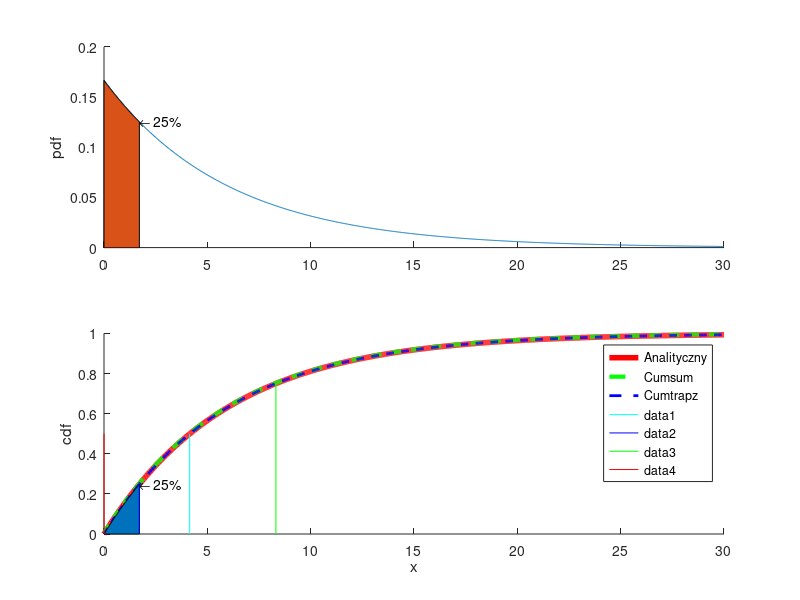

Write MATLAB code to recreate this figure.
f = @(x)exp(-x/6)

Cquadgk = 1/quadgk(f, 0, Inf)

x = linspace(0,1000,100000);
dx = x(2)-x(1)
y = f(x);
Ctrapxz = 1/trapz(x, y)
Csum = 1/sum(dx*y)

Canal = 1/6


% 2.2
fx = @(x)exp(-x/6)/6
dystrybuanta = @(x)(1-exp(-x/6))

x = linspace(0,30,1000);
dx = x(2)-x(1)
tab_fx = fx(x);
tab_dyst_anal = dystrybuanta(x);
tab_dyst_cumsum = cumsum(dx * tab_fx);
tab_dyst_cumtrapz = cumtrapz(dx * tab_fx);
expected_value = quadgk(@(x)(x.*fx(x)), 0, Inf)

standard_dev = sqrt(quadgk(@(x)(x-expected_value).^2.*fx(x),0, Inf))
variance = standard_dev^2

losowe = rand(1000000, 1)*1000000;
losowe_naszrozklad = fx(losowe);
expected_value_testowy = mean(losowe_naszrozklad)
standard_dev_testowy = std(losowe_naszrozklad)
variance_testowy = var(losowe_naszrozklad)

moda = mode(fx(x)) %...?
search_kwantyla = @(x, a)(abs(dystrybuanta(x)-a))
[smiec, mediana_idx] = min(search_kwantyla(x, 0.5))
mediana = x(mediana_idx)
[smiec, kwantyl1_idx] = min(search_kwantyla(x, 0.25))
kwantyl1 = x(kwantyl1_idx)
[smiec, kwantyl3_idx] = min(search_kwantyla(x, 0.75))
kwantyl3 = x(kwantyl3_idx)

sp1 = subplot(211)
hold on
plot(sp1, x, tab_fx)
ylabel('pdf')
x_kwantyl1 = linspace(0,kwantyl1, 100);
y_kwantyl1 = fx(x_kwantyl1);
y_dyst_kwantyl1 = dystrybuanta(x_kwantyl1);
area(x_kwantyl1, y_kwantyl1)
text(kwantyl1, fx(kwantyl1), '\leftarrow 25%')

sp2 = subplot(212)
hold on
plot(sp2, x, tab_dyst_anal, '-r', 'LineWidth', 4)
plot(sp2, x, tab_dyst_cumsum,  '--g', 'LineWidth', 3)
plot(sp2, x, tab_dyst_cumtrapz,  '--b', 'LineWidth', 2)
area(x_kwantyl1, y_dyst_kwantyl1)
xlabel('x')
ylabel('cdf')
legend('Analityczny', 'Cumsum', 'Cumtrapz')
text(kwantyl1, dystrybuanta(kwantyl1), '\leftarrow 25%')


line([mediana, mediana],[0, dystrybuanta(mediana)], 'Color', 'c')
line([kwantyl1, kwantyl1],[0, dystrybuanta(kwantyl1)],'Color', 'b')
line([kwantyl3, kwantyl3],[0, dystrybuanta(kwantyl3)],'Color', 'g')
line([moda, moda], [0.5, dystrybuanta(moda)],'Color', 'r')
